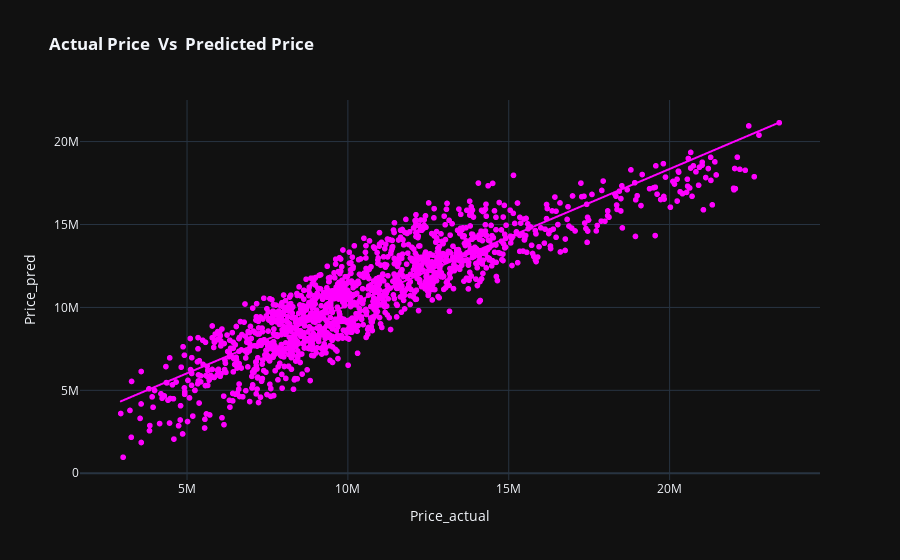

The cell this chart's notebook holds for it:
### Markdown cell above
### Multiple linear regression

### Code cell
px.scatter(result,x='Price_actual',y='Price_pred',trendline='ols',color_discrete_sequence=['magenta'],template='plotly_dark',title='<b> Actual Price  Vs  Predicted Price ')

### Figure 1 — Plotly figure (JSON) as saved in the notebook; plotly's stock layout.template omitted (floating-point values rounded to 4 significant figures; data arrays with more than 128 entries replaced by an {"elided": "..."} marker saying what was removed)
{"data": [{"hovertemplate": "Price_actual=%{x}<br>Price_pred=%{y}<extra></extra>", "legendgroup": "", "marker": {"color": "magenta", "symbol": "circle"}, "mode": "markers", "name": "", "showlegend": false, "type": "scattergl", "x": {"elided": "1422 int values"}, "xaxis": "x", "y": {"elided": "1422 float values"}, "yaxis": "y"}, {"hovertemplate": "<b>OLS trendline</b><br>Price_pred = 0.821389 * Price_actual + 1.92075e+06<br>R<sup>2</sup>=0.804015<br><br>Price_actual=%{x}<br>Price_pred=%{y} <b>(trend)</b><extra></extra>", "legendgroup": "", "marker": {"color": "magenta", "symbol": "circle"}, "mode": "lines", "name": "", "showlegend": false, "type": "scattergl", "x": {"elided": "1422 int values"}, "xaxis": "x", "y": {"elided": "1422 float values"}, "yaxis": "y"}], "layout": {"legend": {"tracegroupgap": 0}, "title": {"text": "<b> Actual Price  Vs  Predicted Price "}, "xaxis": {"anchor": "y", "domain": [0, 1], "title": {"text": "Price_actual"}}, "yaxis": {"anchor": "x", "domain": [0, 1], "title": {"text": "Price_pred"}}}}
